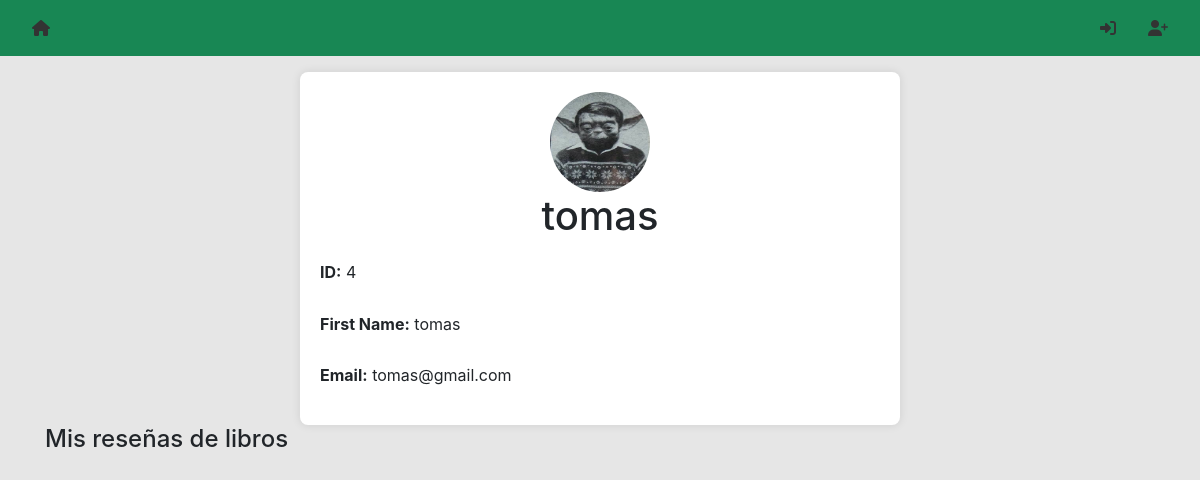
Screenshot of /profile/4 with the database file from the repository.
### website/models.py (models this page shows)
class User(db.Model, UserMixin):
    id = db.Column(db.Integer, primary_key=True)
    email = db.Column(db.String(150), unique=True)
    password = db.Column(db.String(150))
    first_name = db.Column(db.String(150))
    notes = db.relationship('Note')
    books = db.relationship('Book', secondary='list')
    reviews = db.relationship('Review')
    photo_path = db.Column(db.String(255))

### website/views.py (the view, shortened to what this page needs)
@views.route('/profile/<int:user_id>', methods=['GET', 'POST'])
def user_profile(user_id):
    user = User.query.get(user_id)
    if user:
        reviews = Review.query.filter_by(user_email=user.email).all()
        book_titles = {}
        for review in reviews:
            book = Book.query.filter_by(isbn=review.book_isbn).first()
            if book:
                book_titles[review.book_isbn] = book.title
        books = Book.query.all()
        return render_template('profile.html', user=user, books=books, reviews=reviews, book_titles=book_titles)
    else:
        return redirect(url_for('views.index'))

### website/templates/profile.html (shortened to what this page needs)
{% extends "base.html" %}
{% block content %}
<div class=" profile-container bg-white mt-3">
    <div class="profile-header">
        <img src="{{ url_for('static', filename=user.photo_path) }}" alt="User Image" class="user-image">
        <h1 class="profile-title">{{ user.first_name }}</h1>
    </div>
    <div class="profile-info">
        <p class="profile-field"><strong>ID:</strong> {{ user.id }}</p>
        <p class="profile-field"><strong>First Name:</strong> {{ user.first_name }}</p>
        <p class="profile-field"><strong>Email:</strong> {{ user.email }}</p>
    </div>
</div>
        <h4>Mis reseñas de libros</h4>
{% endblock %}

### website/templates/profile.html (style rules this page uses)
.profile-container { max-width: 600px; margin: 0 auto; padding: 20px; box-shadow: 0 0 10px rgba(0,0,0,0.1); border-radius: 8px; }
.profile-title { text-align: center; margin-bottom: 20px; }
.profile-info { display: flex; flex-direction: column; gap: 10px; }
.profile-field { font-size: 16px; line-height: 1.6; }
.profile-header { text-align: center; margin-bottom: 20px; }
.user-image { width: 100px; height: 100px; border-radius: 50%; margin: 0 auto; display: block; }

### rows the page displays
User: photo_path (picture), first_name "tomas", id "4", email "tomas@gmail.com"
